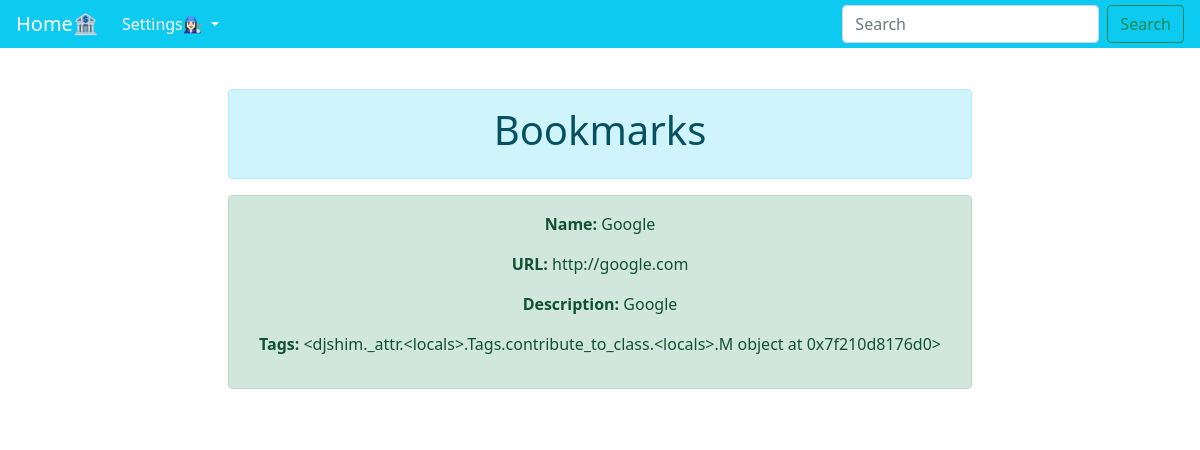
/bookmarks/bookmarks/3, run on the app's committed database.
### bookmarks/models.py (models this page shows, shortened)
class bookmarks(models.Model):
    name = models.CharField(max_length=200)
    url = models.URLField(max_length=200)
    description = models.TextField(max_length=1000, help_text='Add description of bookmark')
    tag = TaggableManager()

### bookmarks/views.py (the view)
# urls.py: path('bookmarks/<int:pk>', views.BookmarkDetailView.as_view(), name='bookmarks-detail'),
class BookmarkDetailView(generic.DetailView):
    model = bookmarks
    paginate_by = 10
    def get_context_data(self, **kwargs):
        context = super(BookmarkDetailView, self).get_context_data(**kwargs)
        context['tags'] = [], self.object.tag.all()
        return context

### bookmarks/templates/bookmarks/bookmarks_detail.html
{% extends "base.html" %}
{% block body %}
<div class="alert alert-info" role="alert">
  <h1>Bookmarks</h1>
</div>
<div class="alert alert-success" role="alert">
  <p><strong>Name:</strong> {{ bookmarks.name }}</p>
    <p><strong>URL:</strong> {{ bookmarks.url }}</p>
  <p><strong>Description:</strong> {{ bookmarks.description }}</p>
  <p><strong>Tags:</strong> {{ bookmarks.tag }}</p>
</div>
{% endblock %}

### bookmarks/templates/base.html (style rules this page uses)
body { background-image: url("https://www.firstpalette.com/images/craft-mainpic-square/stainedglassbookmark-main2.jpg");  }

### data on the page
bookmarks: name "Google", url "http://google.com", description "Google", tag "<djshim._attr.<locals>.Tags.contribute_to_class.<locals>.M object at 0x7f210d8176d0>"
